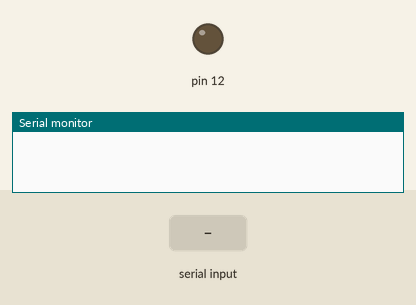
The sketch below on a simulated Arduino Uno, built with avr-gcc and run on an emulated ATmega328P. Parts: output pins drawn as LEDs (lit = HIGH), the last lines printed to the serial monitor. The inputs (shaded band) are chosen by the test bench.

Above: at 1.2 s.
1.3 s: "H" received over Serial
At 2.5 s:
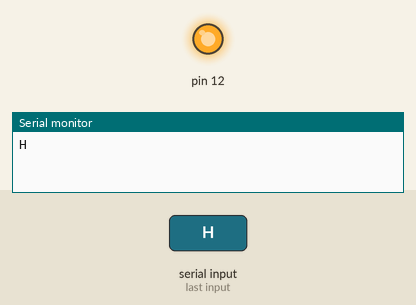
2.8 s: "L" received over Serial
At 3.7 s:
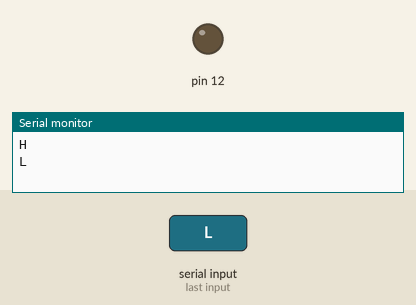
Timing chart, 0 to 5.8 s (numbered marks = the images above; inputs shaded):
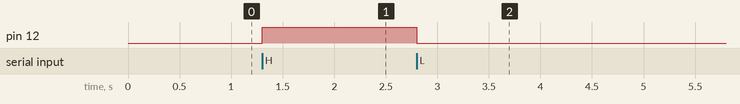

Measured:
- after the input at 1.3 s, pin 12: LOW → HIGH at once
- after the input at 2.8 s, pin 12: HIGH → LOW at once

The sketch:

Serialcommand.ino
```cpp
void setup() {
  // put your setup code here, to run once:
  Serial.begin(9600);
  pinMode(12,OUTPUT);
}

void loop() {
  // put your main code here, to run repeatedly:
  while(Serial.available())
  {
    char ch=Serial.read();
    Serial.println(ch);
    if(ch=='H')
      digitalWrite(12,1);
    else if(ch=='L')
      digitalWrite(12,0);

  }
}
```
